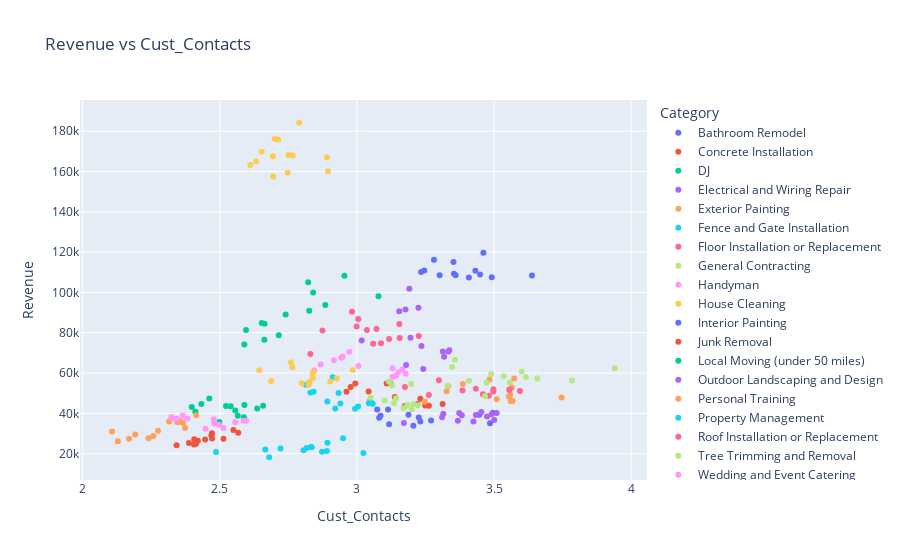

Write notebook code for a chart like this one.
### Code cell
fig = px.scatter(df_alt, x='Cust_Contacts', y="Revenue", color='Category', title='Revenue vs Cust_Contacts')
fig.show()

### Figure 1 — Plotly figure (JSON) as saved in the notebook; plotly's stock layout.template omitted (floating-point values rounded to 4 significant figures)
{"data": [{"hovertemplate": "Category=Bathroom Remodel<br>Cust_Contacts=%{x}<br>Revenue=%{y}<extra></extra>", "legendgroup": "Bathroom Remodel", "marker": {"color": "#636efa", "symbol": "circle"}, "mode": "markers", "name": "Bathroom Remodel", "orientation": "v", "showlegend": true, "type": "scatter", "x": [3.074, 3.086, 3.231, 3.113, 3.188, 3.081, 3.446, 3.27, 3.225, 3.117, 3.485, 3.206, 3.496], "xaxis": "x", "y": [41973, 38891, 35939, 41907, 39265, 37886, 39374, 36459, 38017, 34646, 35146, 33886, 40317], "yaxis": "y"}, {"hovertemplate": "Category=Concrete Installation<br>Cust_Contacts=%{x}<br>Revenue=%{y}<extra></extra>", "legendgroup": "Concrete Installation", "marker": {"color": "#EF553B", "symbol": "circle"}, "mode": "markers", "name": "Concrete Installation", "orientation": "v", "showlegend": true, "type": "scatter", "x": [2.977, 2.994, 3.043, 3.108, 3.048, 2.962, 3.138, 3.249, 3.312, 3.231, 3.175, 3.262, 3.221], "xaxis": "x", "y": [53066, 54828, 50853, 54774, 46305, 50680, 48137, 43967, 44692, 47233, 43626, 43830, 44667], "yaxis": "y"}, {"hovertemplate": "Category=DJ<br>Cust_Contacts=%{x}<br>Revenue=%{y}<extra></extra>", "legendgroup": "DJ", "marker": {"color": "#00cc96", "symbol": "circle"}, "mode": "markers", "name": "DJ", "orientation": "v", "showlegend": true, "type": "scatter", "x": [2.462, 2.433, 2.54, 2.522, 2.411, 2.398, 2.59, 2.658, 2.636, 2.565, 2.556, 2.498, 2.588], "xaxis": "x", "y": [47437, 44721, 43569, 43615, 40788, 43165, 44226, 43770, 42490, 38814, 41495, 35754, 38130], "yaxis": "y"}, {"hovertemplate": "Category=Electrical and Wiring Repair<br>Cust_Contacts=%{x}<br>Revenue=%{y}<extra></extra>", "legendgroup": "Electrical and Wiring Repair", "marker": {"color": "#ab63fa", "symbol": "circle"}, "mode": "markers", "name": "Electrical and Wiring Repair", "orientation": "v", "showlegend": true, "type": "scatter", "x": [3.474, 3.51, 3.454, 3.373, 3.171, 3.382, 3.368, 3.491, 3.501, 3.31, 3.425, 3.434, 3.315], "xaxis": "x", "y": [38401, 40156, 40727, 40135, 35258, 39021, 36372, 39519, 36675, 38041, 36025, 39142, 39791], "yaxis": "y"}, {"hovertemplate": "Category=Exterior Painting<br>Cust_Contacts=%{x}<br>Revenue=%{y}<extra></extra>", "legendgroup": "Exterior Painting", "marker": {"color": "#FFA15A", "symbol": "circle"}, "mode": "markers", "name": "Exterior Painting", "orientation": "v", "showlegend": true, "type": "scatter", "x": [3.483, 3.574, 3.565, 3.386, 3.327, 3.333, 3.247, 3.51, 3.746, 3.559, 3.561, 3.554, 3.567], "xaxis": "x", "y": [56759, 57346, 52836, 54531, 50966, 53463, 45730, 47016, 47881, 49304, 46195, 48402, 46137], "yaxis": "y"}, {"hovertemplate": "Category=Fence and Gate Installation<br>Cust_Contacts=%{x}<br>Revenue=%{y}<extra></extra>", "legendgroup": "Fence and Gate Installation", "marker": {"color": "#19d3f3", "symbol": "circle"}, "mode": "markers", "name": "Fence and Gate Installation", "orientation": "v", "showlegend": true, "type": "scatter", "x": [2.814, 2.911, 2.83, 2.933, 2.842, 2.892, 2.939, 3.044, 3.058, 3.004, 3.05, 2.993, 2.921], "xaxis": "x", "y": [54157, 57950, 50419, 50062, 50799, 45874, 44958, 45064, 44815, 43425, 45346, 42366, 42453], "yaxis": "y"}, {"hovertemplate": "Category=Floor Installation or Replacement<br>Cust_Contacts=%{x}<br>Revenue=%{y}<extra></extra>", "legendgroup": "Floor Installation or Replacement", "marker": {"color": "#FF6692", "symbol": "circle"}, "mode": "markers", "name": "Floor Installation or Replacement", "orientation": "v", "showlegend": true, "type": "scatter", "x": [3.299, 3.175, 3.122, 3.385, 3.434, 3.262, 3.498, 3.555, 3.594, 3.557, 3.481, 3.497, 3.459], "xaxis": "x", "y": [56464, 53133, 54948, 51381, 52277, 49171, 51967, 51685, 51061, 51929, 48770, 50802, 49506], "yaxis": "y"}, {"hovertemplate": "Category=General Contracting<br>Cust_Contacts=%{x}<br>Revenue=%{y}<extra></extra>", "legendgroup": "General Contracting", "marker": {"color": "#B6E880", "symbol": "circle"}, "mode": "markers", "name": "General Contracting", "orientation": "v", "showlegend": true, "type": "scatter", "x": [3.347, 3.358, 3.49, 3.408, 3.33, 3.473, 3.616, 3.941, 3.784, 3.601, 3.658, 3.558, 3.535], "xaxis": "x", "y": [62961, 66633, 59584, 56203, 53763, 55161, 58061, 62356, 56312, 60742, 57346, 55338, 58380], "yaxis": "y"}, {"hovertemplate": "Category=Handyman<br>Cust_Contacts=%{x}<br>Revenue=%{y}<extra></extra>", "legendgroup": "Handyman", "marker": {"color": "#FF97FF", "symbol": "circle"}, "mode": "markers", "name": "Handyman", "orientation": "v", "showlegend": true, "type": "scatter", "x": [2.844, 2.973, 2.943, 2.948, 2.916, 2.868, 3.005, 3.151, 3.13, 3.143, 3.178, 3.166, 3.13], "xaxis": "x", "y": [61227, 70622, 67616, 68139, 66416, 64208, 63505, 60382, 58229, 58661, 59619, 61827, 62459], "yaxis": "y"}, {"hovertemplate": "Category=House Cleaning<br>Cust_Contacts=%{x}<br>Revenue=%{y}<extra></extra>", "legendgroup": "House Cleaning", "marker": {"color": "#FECB52", "symbol": "circle"}, "mode": "markers", "name": "House Cleaning", "orientation": "v", "showlegend": true, "type": "scatter", "x": [2.653, 2.7, 2.75, 2.693, 2.632, 2.611, 2.694, 2.894, 2.89, 2.747, 2.766, 2.713, 2.79], "xaxis": "x", "y": [169773, 176109, 168267, 167534, 165155, 163254, 157545, 160187, 166974, 159349, 168021, 175866, 184214], "yaxis": "y"}, {"hovertemplate": "Category=Interior Painting<br>Cust_Contacts=%{x}<br>Revenue=%{y}<extra></extra>", "legendgroup": "Interior Painting", "marker": {"color": "#636efa", "symbol": "circle"}, "mode": "markers", "name": "Interior Painting", "orientation": "v", "showlegend": true, "type": "scatter", "x": [3.245, 3.352, 3.354, 3.301, 3.281, 3.234, 3.36, 3.408, 3.638, 3.432, 3.449, 3.491, 3.461], "xaxis": "x", "y": [110909, 115172, 109338, 108500, 116278, 110126, 108522, 107376, 108474, 110746, 108881, 107498, 119720], "yaxis": "y"}, {"hovertemplate": "Category=Junk Removal<br>Cust_Contacts=%{x}<br>Revenue=%{y}<extra></extra>", "legendgroup": "Junk Removal", "marker": {"color": "#EF553B", "symbol": "circle"}, "mode": "markers", "name": "Junk Removal", "orientation": "v", "showlegend": true, "type": "scatter", "x": [2.342, 2.42, 2.387, 2.446, 2.407, 2.405, 2.413, 2.513, 2.567, 2.469, 2.472, 2.471, 2.549], "xaxis": "x", "y": [24239, 26438, 25313, 27011, 27116, 24575, 24914, 27403, 30403, 29174, 27511, 30122, 31767], "yaxis": "y"}, {"hovertemplate": "Category=Local Moving (under 50 miles)<br>Cust_Contacts=%{x}<br>Revenue=%{y}<extra></extra>", "legendgroup": "Local Moving (under 50 miles)", "marker": {"color": "#00cc96", "symbol": "circle"}, "mode": "markers", "name": "Local Moving (under 50 miles)", "orientation": "v", "showlegend": true, "type": "scatter", "x": [2.589, 2.715, 2.662, 2.663, 2.653, 2.595, 2.74, 2.885, 3.078, 2.826, 2.84, 2.822, 2.954], "xaxis": "x", "y": [74190, 78796, 76509, 84475, 84854, 81331, 89086, 93835, 98134, 90929, 100044, 105028, 108265], "yaxis": "y"}, {"hovertemplate": "Category=Outdoor Landscaping and Design<br>Cust_Contacts=%{x}<br>Revenue=%{y}<extra></extra>", "legendgroup": "Outdoor Landscaping and Design", "marker": {"color": "#ab63fa", "symbol": "circle"}, "mode": "markers", "name": "Outdoor Landscaping and Design", "orientation": "v", "showlegend": true, "type": "scatter", "x": [3.154, 3.191, 3.177, 3.224, 3.017, 3.195, 3.235, 3.313, 3.334, 3.337, 3.318, 3.242, 3.179], "xaxis": "x", "y": [90654, 101802, 91499, 92405, 76209, 77513, 73454, 70694, 70698, 71353, 68100, 61999, 64043], "yaxis": "y"}, {"hovertemplate": "Category=Personal Training<br>Cust_Contacts=%{x}<br>Revenue=%{y}<extra></extra>", "legendgroup": "Personal Training", "marker": {"color": "#FFA15A", "symbol": "circle"}, "mode": "markers", "name": "Personal Training", "orientation": "v", "showlegend": true, "type": "scatter", "x": [2.107, 2.191, 2.24, 2.258, 2.128, 2.169, 2.274, 2.365, 2.315, 2.373, 2.414, 2.356, 2.345], "xaxis": "x", "y": [31076, 29489, 27636, 28821, 26216, 27462, 31402, 35287, 35969, 32744, 39080, 36135, 35664], "yaxis": "y"}, {"hovertemplate": "Category=Property Management<br>Cust_Contacts=%{x}<br>Revenue=%{y}<extra></extra>", "legendgroup": "Property Management", "marker": {"color": "#19d3f3", "symbol": "circle"}, "mode": "markers", "name": "Property Management", "orientation": "v", "showlegend": true, "type": "scatter", "x": [2.666, 2.89, 2.817, 2.805, 2.721, 2.486, 2.873, 3.023, 2.835, 2.68, 2.892, 2.832, 2.949], "xaxis": "x", "y": [22124, 21321, 22801, 21697, 22557, 20812, 20942, 20384, 23188, 18239, 25378, 23299, 27721], "yaxis": "y"}, {"hovertemplate": "Category=Roof Installation or Replacement<br>Cust_Contacts=%{x}<br>Revenue=%{y}<extra></extra>", "legendgroup": "Roof Installation or Replacement", "marker": {"color": "#FF6692", "symbol": "circle"}, "mode": "markers", "name": "Roof Installation or Replacement", "orientation": "v", "showlegend": true, "type": "scatter", "x": [2.83, 3.225, 3.071, 3.005, 2.982, 2.874, 2.999, 3.059, 3.088, 3.156, 3.117, 3.036, 3.155], "xaxis": "x", "y": [69422, 78369, 81902, 86862, 90495, 81169, 83097, 74511, 74828, 77422, 76936, 81331, 84353], "yaxis": "y"}, {"hovertemplate": "Category=Tree Trimming and Removal<br>Cust_Contacts=%{x}<br>Revenue=%{y}<extra></extra>", "legendgroup": "Tree Trimming and Removal", "marker": {"color": "#B6E880", "symbol": "circle"}, "mode": "markers", "name": "Tree Trimming and Removal", "orientation": "v", "showlegend": true, "type": "scatter", "x": [3.142, 3.128, 3.116, 3.198, 3.05, 3.206, 3.222, 3.467, 3.2, 3.17, 3.183, 3.135, 3.101], "xaxis": "x", "y": [47539, 53878, 55782, 54626, 47803, 44590, 44018, 48691, 41948, 42609, 44106, 45038, 46356], "yaxis": "y"}, {"hovertemplate": "Category=Wedding and Event Catering<br>Cust_Contacts=%{x}<br>Revenue=%{y}<extra></extra>", "legendgroup": "Wedding and Event Catering", "marker": {"color": "#FF97FF", "symbol": "circle"}, "mode": "markers", "name": "Wedding and Event Catering", "orientation": "v", "showlegend": true, "type": "scatter", "x": [2.323, 2.364, 2.338, 2.478, 2.382, 2.344, 2.479, 2.556, 2.587, 2.513, 2.596, 2.496, 2.448], "xaxis": "x", "y": [38176, 39003, 37303, 37061, 37453, 37334, 35010, 35652, 36290, 32764, 36349, 34346, 32409], "yaxis": "y"}, {"hovertemplate": "Category=Wedding and Event Photography<br>Cust_Contacts=%{x}<br>Revenue=%{y}<extra></extra>", "legendgroup": "Wedding and Event Photography", "marker": {"color": "#FECB52", "symbol": "circle"}, "mode": "markers", "name": "Wedding and Event Photography", "orientation": "v", "showlegend": true, "type": "scatter", "x": [2.759, 2.644, 2.765, 2.841, 2.687, 2.838, 2.984, 2.927, 2.903, 2.799, 2.839, 2.824, 2.827], "xaxis": "x", "y": [65327, 61429, 62885, 60510, 56043, 59614, 61496, 57257, 55818, 54957, 57573, 54158, 55575], "yaxis": "y"}], "layout": {"legend": {"title": {"text": "Category"}, "tracegroupgap": 0}, "title": {"text": "Revenue vs Cust_Contacts"}, "xaxis": {"anchor": "y", "domain": [0, 1], "title": {"text": "Cust_Contacts"}}, "yaxis": {"anchor": "x", "domain": [0, 1], "title": {"text": "Revenue"}}}}
